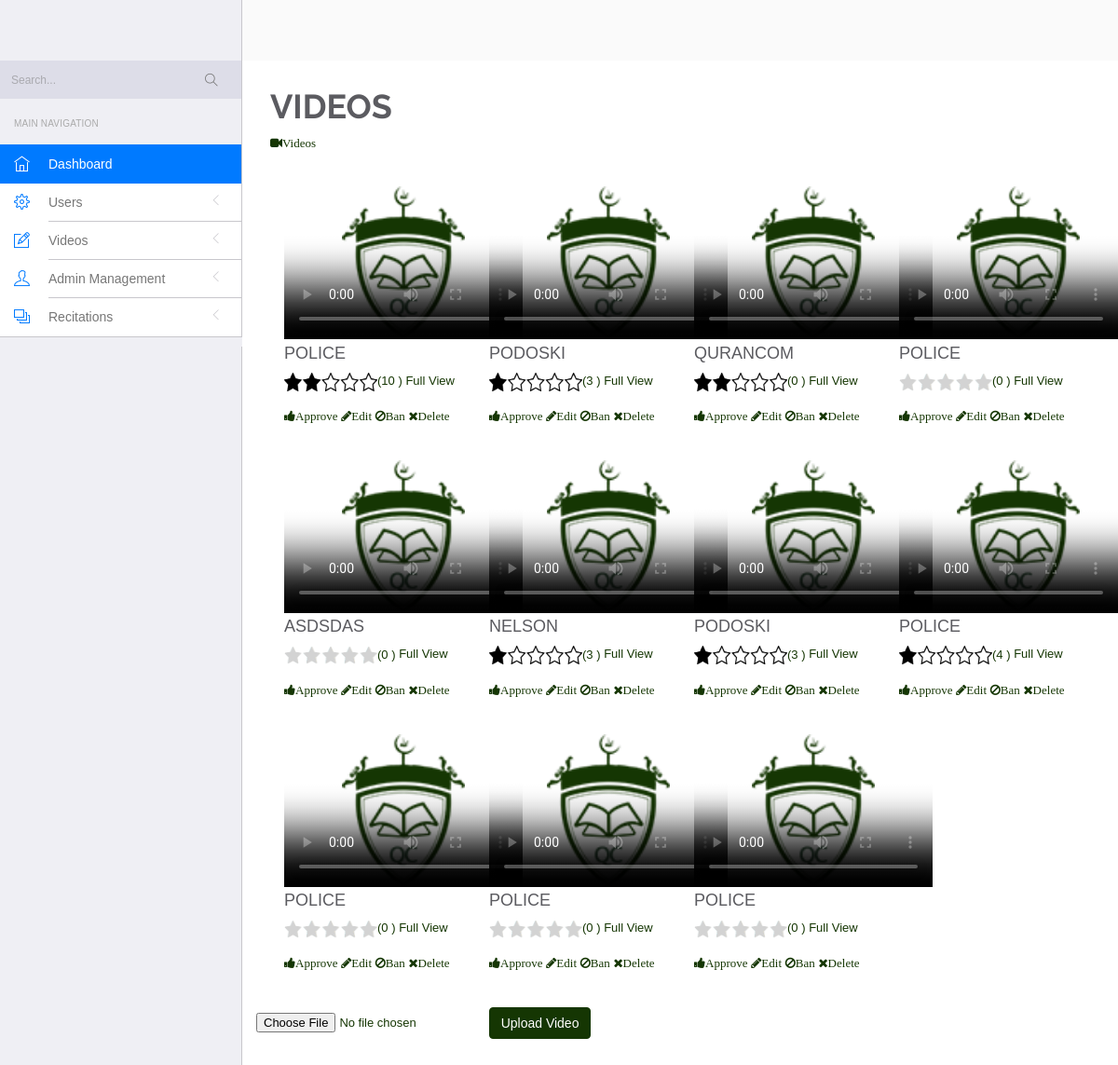
The page /index.php/users/manageVideos on the database its author committed.
### tables this page shows
CREATE TABLE IF NOT EXISTS `video` (
  `sn` int(10) NOT NULL AUTO_INCREMENT,
  `id` int(10) NOT NULL,
  `video_url` varchar(200) NOT NULL,
  `status` int(10) NOT NULL,
  `date_uploaded` varchar(50) NOT NULL,
  `rate` int(5) NOT NULL,
  `video_id` int(10) NOT NULL,
  `raterstotal` int(11) NOT NULL,
  PRIMARY KEY (`sn`),
  UNIQUE KEY `id` (`video_id`)
);

CREATE TABLE IF NOT EXISTS `registration` (
  `id` int(50) NOT NULL,
  `fullname` varchar(150) NOT NULL,
  `phone_number` varchar(150) NOT NULL,
  `email` varchar(150) NOT NULL,
  `date_added` varchar(150) NOT NULL,
  `username` varchar(50) NOT NULL,
  `password` varchar(50) NOT NULL,
  `status` int(10) NOT NULL,
  PRIMARY KEY (`id`),
  UNIQUE KEY `username` (`username`)
);

### application/controllers/users.php (called while the page is built, shortened)
<?php
class users extends CI_Controller
{
    public function __construct()
    {
        $this->load->helper(array('form', 'url'));
    }
    public function manageVideos()
    {
        $data['allVideos'] = $this->users_model->getAdminVideos();
        $this->load->view('admin/manage_videos',$data);
    }
}

### index.php (called while the page is built, shortened)
<?php
require_once BASEPATH.'core/CodeIgniter.php';

### application/models/users_model.php (called while the page is built, shortened)
<?php
class users_model extends CI_Model
{
    public function getAdminVideos()
    {
        $rp=  $this->db->query('SELECT * FROM video left join registration on video.id =registration.id order by video.sn DESC ');
        return $rp->result_array();
    }
}

### application/views/admin/manage_videos.php (the view, shortened to what this page needs)
<?php $this->load->view('admin/header'); ?>
<body>
<div id="app">
<div class="sidebar app-aside" id="sidebar">
    <div class="sidebar-container perfect-scrollbar">
        <nav>
            <div class="search-form">
                <form class="navbar-form" role="search">
                    <div class="form-group">
                        <input type="text" class="form-control" placeholder="Search...">
                        <button class="btn search-button" type="submit">
                            <i class="ti-search"></i>
                        </button>
                    </div>
                </form>
            </div>
            <div class="navbar-title">
                <span>Main Navigation</span>
            </div>
            <ul class="main-navigation-menu">
                <li class="active open">
                    <a href="<?php echo base_url('users/adminHome'); ?>">
                        <div class="item-content">
                            <div class="item-media">
                                <i class="ti-home"></i>
                            </div>
                            <div class="item-inner">
                                <span class="title"> Dashboard </span>
                            </div>
                        </div>
                    </a>
                </li>
                <li>
                    <a href="<?php echo base_url('users/manageUsers'); ?>">
                        <div class="item-content">
                            <div class="item-media">
                                <i class="ti-settings"></i>
                            </div>
                            <div class="item-inner">
                                <span class="title"> Users </span><i class="icon-arrow"></i>
                            </div>
                        </div>
                    </a>
                </li>
                <li>
                    <a href="">
                        <div class="item-content">
                            <div class="item-media">
                                <i class="ti-pencil-alt"></i>
                            </div>
                            <div class="item-inner">
                                <span class="title"> Videos </span><i class="icon-arrow"></i>
                            </div>
                        </div>
                    </a>
                </li>
                <li>
                    <a href="<?php echo base_url('users/manageAdmin');?>">
                        <div class="item-content">
                            <div class="item-media">
                                <i class="ti-user"></i>
                            </div>
                            <div class="item-inner">
                                <span class="title"> Admin Management   </span><i class="icon-arrow"></i>
                            </div>
                        </div>
                    </a>
                </li>
                <li>
                    <a href="<?php echo base_url('users/manageRecite');?>">
                        <div class="item-content">
                            <div class="item-media">
                                <i class="ti-layers-alt"></i>
                            </div>
                            <div class="item-inner">
                                <span class="title"> Recitations </span><i class="icon-arrow"></i>
                            </div>
                        </div>
                    </a>
                </li>
            </ul>
        </nav>
    </div>
</div>
<div class="app-content">
    <div class="main-content">
        <div class="wrap-content container" id="container">
            <div class="container-fluid container-fullw bg-white">
                <h1><strong><p class="success"> VIDEOS</p></strong></h1>
                <?php  echo "<a id='add' href='#'class='fa fa-video-camera'>Videos</a>"; ?>
                <div class="row">
                    <div class="living_middle">
                        <div class="container">
                            <div class="entertain_box wow fadeInLeft" data-wow-delay="0.4s">
                                <?php
                                foreach ($allVideos as $obj) {
                                    ?>
                                    <div class="col-md-3 grid_box video_wrap">
                                        <br/> <br/>
                                        <video class="video-js vjs-default-skin" controls preload="auto" id="video1"
                                               width="256" height="164"
                                               poster="<?php echo base_url('assets/images/logo.png')  ; ?>"
                                               data-setup="{}">
                                            <source src="<?php echo base_url().'video/'.$obj['video_url']; ?>"
                                                    type='video/mp4'>
                                        </video>
                                        <div class="grid_box2 vid_ctrl" id="<?php echo $obj['video_id']; ?>">
                                            <h4 class="green"><?php echo strtoupper($obj['username']); ?></h4>
                                            <a href="#"> <img id="myImage" width="100px" height="20px"
                                                              src="<?php echo base_url() . 'assets/images/' . $obj['rate'] . '.png'; ?>">(<?php echo $obj['raterstotal'] ?>
                                                )</a>
                                            <a href="#sam"
                                               data-serie-video="<?php echo base_url() . 'video/' . $obj['video_url']; ?>"
                                               data-serie-user="<?php echo $obj['username']; ?>"
                                               data-serie-id="<?php echo $obj['video_id']; ?>"
                                               onclick="pauseVid();
                   serieVideo=this.dataset.serieVideo;
                   document.getElementById('video').setAttribute('src', serieVideo);
                   serieUser=this.dataset.serieUser;
                   document.getElementById('user').innerHTML = serieUser;
                   serieId=this.dataset.serieId;
                   document.getElementById('videoIdInput').setAttribute('value', serieId); return true;"
                                               data-toggle="modal" data-target="#sam">Full View </a>
                                        </div>
                                        <br>
                                        <a id='approve' onclick='getID()' class='fa fa-thumbs-up'>Approve</a>
                                        <a id='edit' href='#' class='fa fa-pencil'>Edit</a>
                                        <a id='ban' href='#' class='fa fa-ban'>Ban</a>
                                        <a id='delete' href='#' class='fa fa-remove'>Delete</a>
                                    </div>
                                <?php
                                }
                                ?>
                            </div>
                            <br/> <br/>
                        </div>
                    </div>
                    <br/> <br/>
                    <?php echo form_open_multipart('users/adminUpload'); ?>
                     <div id="grp">
                        <input type="file" name="video" size="20" onclick="maxsizepop()"/>
                            <input name="submit" class="btn btn-primary" type="submit" id="uploadsubmit" value="Upload Video">
                     </div>
                </div>
            </div>
        </div>
    </div>
</div>
</div>
</body>
</html>

### application/views/admin/header.php (shortened to what this page needs)
<!DOCTYPE html>
<html lang="en">
	<head>
		<link rel="stylesheet" href="<?php echo base_url('assets/admin/vendor/bootstrap/css/bootstrap.min.css')?> ">
		<link rel="stylesheet" href="<?php echo base_url('assets/admin/vendor/fontawesome/css/font-awesome.min.css')?>">
		<link rel="stylesheet" href="<?php echo base_url('assets/admin/vendor/themify-icons/themify-icons.min.css')?>">
		<link href="<?php echo base_url('assets/admin/vendor/animate.css/animate.min.css')?>" rel="stylesheet" media="screen">
		<link href="<?php echo base_url('assets/admin/vendor/perfect-scrollbar/perfect-scrollbar.min.css')?>" rel="stylesheet" media="screen">
		<link href="<?php echo base_url('assets/admin/vendor/switchery/switchery.min.css')?>" rel="stylesheet" media="screen">
		<link rel="stylesheet" href="<?php echo base_url('assets/admin/admin_resource/css/styles.css')?>">
        <link rel="stylesheet" href="<?php echo base_url('assets/admin/admin_resource/css/mystyle.css')?>">
		<link rel="stylesheet" href="<?php echo base_url('assets/admin/admin_resource/css/plugins.css')?>">
		<link rel="stylesheet" href="<?php echo base_url('assets/admin/admin_resource/css/themes/theme-1.css')?>" id="skin_color" >
        <link href="http://vjs.zencdn.net/4.12/video-js.css" rel="stylesheet">
    </head>
</html>

### assets/admin/admin_resource/css/mystyle.css (style rules this page uses)
input { display:inline !important; }
input, textarea, keygen, select, button { text-rendering: auto; letter-spacing: normal; word-spacing: normal; text-transform: none; text-indent: 0px; text-shadow: none; display: inline !important; text-align: start; margin: 0em 0em 0em 0em; font: 13px Arial; }
textarea, keygen, select, button, meter, progress { -webkit-writing-mode: horizontal-tb; }
#sidebar nav > ul > li > a .item-media > i { color: #153603 !important; }
body { color:#153603; direction: ltr; overflow-x: hidden; height: 100%; font-family: Helvetica, Arial, sans-serif; font-size: 13px; padding: 0; margin: 0; background: #f7f7f8; -webkit-font-smoothing: antialiased !important; }
a { color: #153603; }
.btn-primary { background-color: #153603; border-color: #153603; color: #ffffff; }

### assets/admin/admin_resource/css/plugins.css (style rules this page uses)
.perfect-scrollbar { overflow-y: hidden !important; }

### assets/admin/admin_resource/css/themes/theme-1.css (style rules this page uses)
body { background: #FAFAFA; }
#sidebar { background: #EFEFF4 !important; }
#sidebar:before { border-right-width: "1px" !important; border-right-style: solid; border-right-color: #c8c7cc !important; }
#sidebar nav { border-right-width: "1px" !important; border-right-style: solid; border-right-color: #c8c7cc !important; }
#sidebar nav .navbar-title { color: #aaaaaa; }
#sidebar nav > ul { background: #ffffff !important; border-bottom-color: #c8c7cc !important; border-top-color: #c8c7cc !important; }
#sidebar nav > ul > li > a .item-media > i { color: #007aff !important; }
#sidebar nav > ul > li > a .item-inner { color: #777 !important; border-bottom-color: #c8c7cc; }
#sidebar nav > ul > li.open { background: #f2f2f2 !important; }
#sidebar nav > ul > li.active { background: #007aff !important; }
@media (min-width: 992px) { #sidebar nav > ul > li.active:before { border-right-color: #c8c7cc !important; } }
@media (min-width: 992px) { #sidebar nav > ul > li.active:after { border-right-color: #FAFAFA !important; } }
#sidebar nav > ul > li.active > a .item-inner { color: #ffffff !important; }
#sidebar nav > ul > li.active > a .item-media > i { color: #ffffff !important; }
#sidebar nav ul > li.open { background: #f2f2f2; }
.navbar-form { background: #dddde8 !important; }
.navbar-form .search-button { color: #777; }
.navbar-form .form-control { background: transparent !important; }

### rows shown on the page
video: registration.username "POLICE", raterstotal "10"
video: registration.username "PODOSKI", raterstotal "3"
video: registration.username "QURANCOM", raterstotal "0"
video: registration.username "POLICE", raterstotal "0"
video: registration.username "ASDSDAS", raterstotal "0"
video: registration.username "NELSON", raterstotal "3"
video: registration.username "PODOSKI", raterstotal "3"
video: registration.username "POLICE", raterstotal "4"
video: registration.username "POLICE", raterstotal "0"
video: registration.username "POLICE", raterstotal "0"
video: registration.username "POLICE", raterstotal "0"
